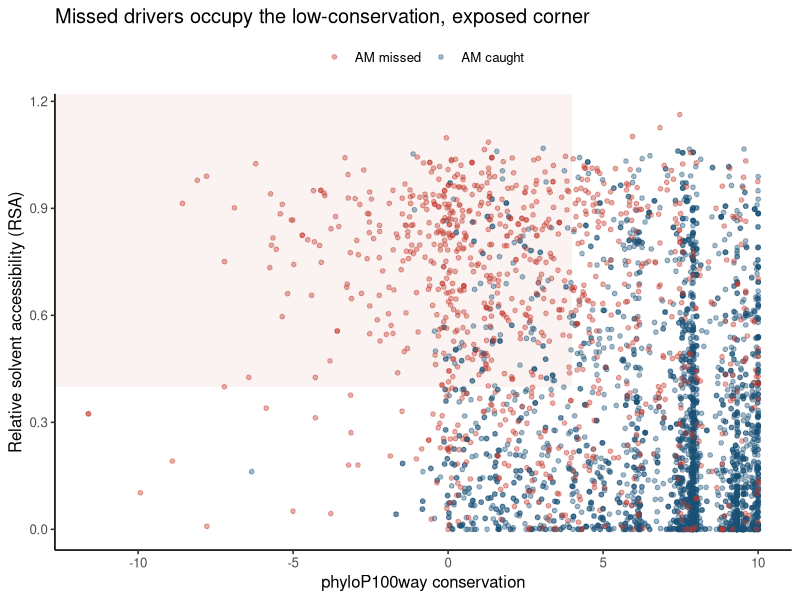
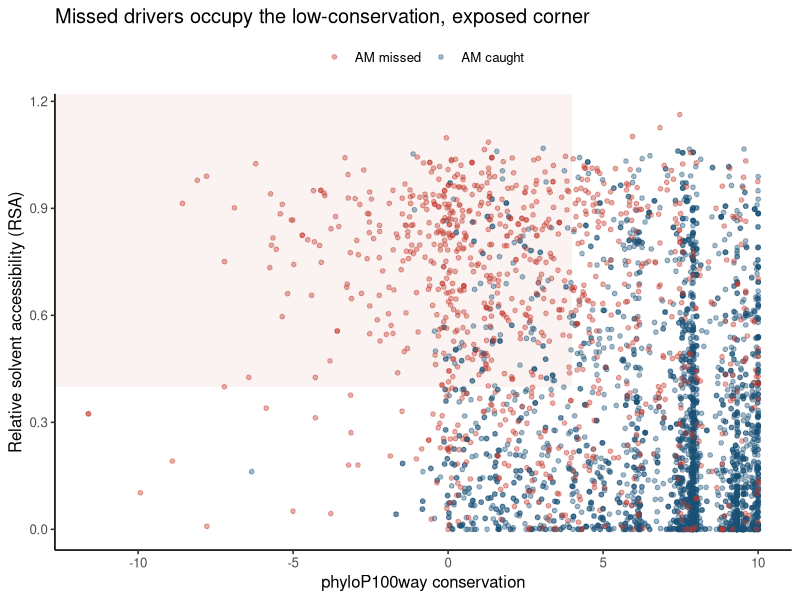

Reproduce these figures in R, in order.
# Fig 2D (candidate) — conservation × RSA 2D: two orthogonal axes jointly predict AM failures
# Input: fig1_input.tsv (phyloP) + fig2_rsa_input.tsv (RSA), joined by pkey
# Output: fig2d_conservation_rsa_2d.{pdf,png}
# Resolve the repository root from this script's own location so the script runs
# correctly whether invoked as `Rscript figures/<name>.R` from the repo root or as
# `Rscript <name>.R` from inside figures/.
.a <- commandArgs(trailingOnly = FALSE)
.f <- sub("^--file=", "", .a[grep("^--file=", .a)])
if (length(.f)) setwd(normalizePath(file.path(dirname(.f[1]), "..")))
dir.create("figures_R", showWarnings = FALSE)   # output directory, not tracked in git

suppressPackageStartupMessages({library(tidyverse)})

a <- read.delim("tables/fig1_input.tsv", check.names = FALSE)[, c("pkey","AM_status","phyloP100way")]
b <- read.delim("tables/fig2_rsa_input.tsv", check.names = FALSE)[, c("pkey","struct_rsa")]
d <- inner_join(a, b, by = "pkey") %>%
  filter(AM_status %in% c("AM missed","AM caught"), !is.na(phyloP100way), !is.na(struct_rsa)) %>%
  mutate(AM_status = factor(AM_status, levels = c("AM missed","AM caught")))

p <- ggplot(d, aes(phyloP100way, struct_rsa, color = AM_status)) +
  # Shade the "low-conservation + surface-exposed" corner
  annotate("rect", xmin = -Inf, xmax = 4, ymin = 0.4, ymax = Inf,
           fill = "#C0392B", alpha = 0.06) +
  geom_point(alpha = 0.4, size = 1.3) +
  scale_color_manual(values = c("AM missed" = "#C0392B","AM caught" = "#1A5276"), name = NULL) +
  # (the 79% annotation is added manually by the user) — keep only the shaded corner as a visual guide
  labs(x = "phyloP100way conservation", y = "Relative solvent accessibility (RSA)",
       title = "Missed drivers occupy the low-conservation, exposed corner") +
  theme_classic(base_size = 12) + theme(legend.position = "top")

ggsave("figures_R/fig2d_conservation_rsa_2d.pdf", p, width = 6, height = 5.2)
ggsave("figures_R/fig2d_conservation_rsa_2d.png", p, width = 6, height = 5.2, dpi = 300)
